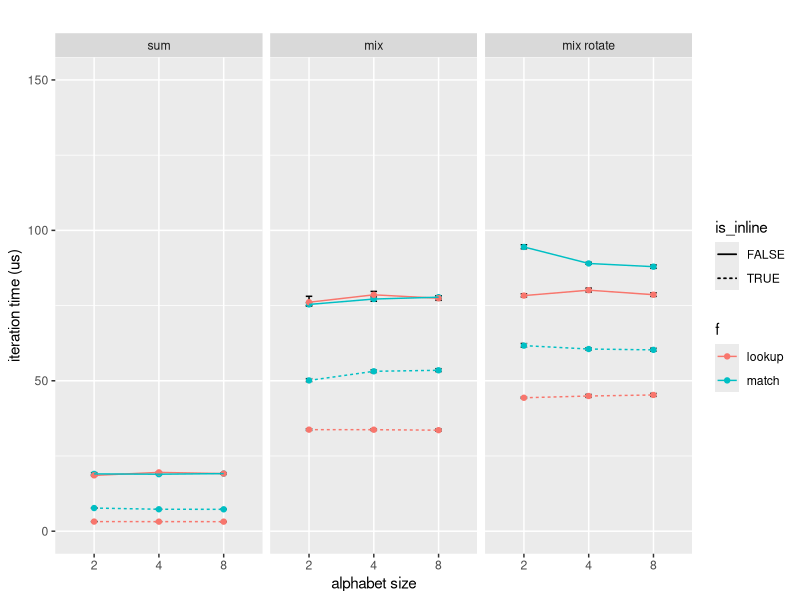

Reproduce this figure in R.
##install.packages("tidyverse")
library(tidyverse)

# I "imported" this data from the benchmark output via emacs.
d = tribble(
    ~task           , ~f      , ~is_inline , ~n , ~v_lower , ~v     , ~v_upper ,
    
    ## run 1: rustc 1.31.1 (b6c32da9b 2018-12-18)
    ## "sum"        ,"match"  ,FALSE       ,2   , 16.243   , 16.407 , 16.601   ,
    ## "mix"        ,"match"  ,FALSE       ,2   , 75.397   , 75.974 , 76.628   ,
    ## "mix rotate" ,"match"  ,FALSE       ,2   , 108.87   , 109.98 , 111.14   ,
    ## "sum"        ,"lookup" ,FALSE       ,2   , 18.349   , 18.498 , 18.673   ,
    ## "mix"        ,"lookup" ,FALSE       ,2   , 75.035   , 75.791 , 76.653   ,
    ## "mix rotate" ,"lookup" ,FALSE       ,2   , 98.692   , 99.878 , 101.23   ,
    ## "sum"        ,"match"  ,FALSE       ,4   , 18.380   , 18.598 , 18.840   ,
    ## "mix"        ,"match"  ,FALSE       ,4   , 80.316   , 81.651 , 83.101   ,
    ## "mix rotate" ,"match"  ,FALSE       ,4   , 98.826   , 99.735 , 100.68   ,
    ## "sum"        ,"lookup" ,FALSE       ,4   , 18.323   , 18.508 , 18.707   ,
    ## "mix"        ,"lookup" ,FALSE       ,4   , 75.346   , 76.264 , 77.369   ,
    ## "mix rotate" ,"lookup" ,FALSE       ,4   , 99.471   , 100.72 , 102.03   ,
    ## "sum"        ,"match"  ,FALSE       ,8   , 18.414   , 18.599 , 18.795   ,
    ## "mix"        ,"match"  ,FALSE       ,8   , 76.165   , 77.078 , 78.080   ,
    ## "mix rotate" ,"match"  ,FALSE       ,8   , 106.76   , 107.52 , 108.38   ,
    ## "sum"        ,"lookup" ,FALSE       ,8   , 18.306   , 18.444 , 18.598   ,
    ## "mix"        ,"lookup" ,FALSE       ,8   , 75.546   , 76.542 , 77.652   ,
    ## "mix rotate" ,"lookup" ,FALSE       ,8   , 98.814   , 100.01 , 101.33   ,
    ## "sum"        ,"lookup" ,TRUE        ,2   , 3.1640   , 3.1895 , 3.2181   ,
    ## "sum"        ,"match"  ,TRUE        ,2   , 7.8750   , 7.9657 , 8.0618   ,
    ## "mix"        ,"match"  ,TRUE        ,2   , 53.822   , 54.358 , 54.937   ,
    ## "mix rotate" ,"match"  ,TRUE        ,2   , 110.25   , 111.52 , 113.07   ,
    ## "mix"        ,"lookup" ,TRUE        ,2   , 33.931   , 34.277 , 34.664   ,
    ## "mix rotate" ,"lookup" ,TRUE        ,2   , 63.521   , 64.840 , 66.583   ,
    ## "sum"        ,"lookup" ,TRUE        ,4   , 3.1764   , 3.2077 , 3.2435   ,
    ## "sum"        ,"match"  ,TRUE        ,4   , 7.3389   , 7.4401 , 7.5533   ,
    ## "mix"        ,"match"  ,TRUE        ,4   , 53.561   , 54.181 , 54.845   ,
    ## "mix rotate" ,"match"  ,TRUE        ,4   , 109.82   , 110.65 , 111.55   ,
    ## "mix"        ,"lookup" ,TRUE        ,4   , 33.618   , 34.037 , 34.591   ,
    ## "mix rotate" ,"lookup" ,TRUE        ,4   , 62.356   , 62.961 , 63.720   ,
    ## "sum"        ,"lookup" ,TRUE        ,8   , 3.1986   , 3.2334 , 3.2713   ,
    ## "sum"        ,"match"  ,TRUE        ,8   , 7.3258   , 7.4137 , 7.5058   ,
    ## "mix"        ,"match"  ,TRUE        ,8   , 53.295   , 53.788 , 54.322   ,
    ## "mix rotate" ,"match"  ,TRUE        ,8   , 111.32   , 112.71 , 114.33   ,
    ## "mix"        ,"lookup" ,TRUE        ,8   , 34.309   , 34.774 , 35.293   ,
    ## "mix rotate" ,"lookup" ,TRUE        ,8   , 62.776   , 63.483 , 64.254


    ## run 2: rustc 1.31.1 (b6c32da9b 2018-12-18)
    ## "sum"        ,"match"  ,FALSE       ,2   , 16.838   , 17.176 , 17.645   ,
    ## "mix"        ,"match"  ,FALSE       ,2   , 76.486   , 77.285 , 78.171   ,
    ## "mix rotate" ,"match"  ,FALSE       ,2   , 107.44   , 108.26 , 109.16   ,
    ## "sum"        ,"lookup" ,FALSE       ,2   , 18.506   , 18.698 , 18.914   ,
    ## "mix"        ,"lookup" ,FALSE       ,2   , 75.272   , 76.152 , 77.116   ,
    ## "mix rotate" ,"lookup" ,FALSE       ,2   , 97.659   , 98.746 , 100.22   ,
    ## "sum"        ,"match"  ,FALSE       ,4   , 18.432   , 18.634 , 18.861   ,
    ## "mix"        ,"match"  ,FALSE       ,4   , 79.975   , 80.760 , 81.606   ,
    ## "mix rotate" ,"match"  ,FALSE       ,4   , 98.169   , 98.967 , 99.871   ,
    ## "sum"        ,"lookup" ,FALSE       ,4   , 18.418   , 18.620 , 18.845   ,
    ## "mix"        ,"lookup" ,FALSE       ,4   , 74.841   , 75.488 , 76.174   ,
    ## "mix rotate" ,"lookup" ,FALSE       ,4   , 98.227   , 99.096 , 100.04   ,
    ## "sum"        ,"match"  ,FALSE       ,8   , 18.263   , 18.440 , 18.643   ,
    ## "mix"        ,"match"  ,FALSE       ,8   , 76.639   , 77.555 , 78.506   ,
    ## "mix rotate" ,"match"  ,FALSE       ,8   , 108.88   , 110.12 , 111.61   ,
    ## "sum"        ,"lookup" ,FALSE       ,8   , 18.334   , 18.509 , 18.713   ,
    ## "mix"        ,"lookup" ,FALSE       ,8   , 75.162   , 76.131 , 77.244   ,
    ## "mix rotate" ,"lookup" ,FALSE       ,8   , 98.026   , 98.877 , 99.855   ,
    ## "sum"        ,"lookup" ,TRUE        ,2   , 3.2140   , 3.2583 , 3.3062   ,
    ## "sum"        ,"match"  ,TRUE        ,2   , 7.6972   , 7.7691 , 7.8516   ,
    ## "mix"        ,"match"  ,TRUE        ,2   , 53.860   , 54.492 , 55.163   ,
    ## "mix rotate" ,"match"  ,TRUE        ,2   , 109.72   , 110.61 , 111.64   ,
    ## "mix"        ,"lookup" ,TRUE        ,2   , 34.125   , 34.526 , 34.946   ,
    ## "mix rotate" ,"lookup" ,TRUE        ,2   , 62.949   , 63.788 , 64.699   ,
    ## "sum"        ,"lookup" ,TRUE        ,4   , 3.1895   , 3.2295 , 3.2727   ,
    ## "sum"        ,"match"  ,TRUE        ,4   , 7.3163   , 7.4409 , 7.5939   ,
    ## "mix"        ,"match"  ,TRUE        ,4   , 53.504   , 54.213 , 55.015   ,
    ## "mix rotate" ,"match"  ,TRUE        ,4   , 109.40   , 110.25 , 111.32   ,
    ## "mix"        ,"lookup" ,TRUE        ,4   , 33.718   , 34.036 , 34.417   ,
    ## "mix rotate" ,"lookup" ,TRUE        ,4   , 62.233   , 62.865 , 63.618   ,
    ## "sum"        ,"lookup" ,TRUE        ,8   , 3.1535   , 3.1948 , 3.2470   ,
    ## "sum"        ,"match"  ,TRUE        ,8   , 7.3378   , 7.4380 , 7.5457   ,
    ## "mix"        ,"match"  ,TRUE        ,8   , 53.302   , 53.781 , 54.288   ,
    ## "mix rotate" ,"match"  ,TRUE        ,8   , 110.92   , 112.15 , 113.58   ,
    ## "mix"        ,"lookup" ,TRUE        ,8   , 34.354   , 34.935 , 35.554   ,
    ## "mix rotate" ,"lookup" ,TRUE        ,8   , 62.320   , 62.873 , 63.494

    
    ## rust 1.31.1 with lazy static
    ## "sum"        ,"match"  ,FALSE       ,2   , 21.773   , 22.035 , 22.320   ,
    ## "mix"        ,"match"  ,FALSE       ,2   , 86.202   , 87.003 , 87.937   ,
    ## "mix rotate" ,"match"  ,FALSE       ,2   , 108.55   , 110.01 , 111.72   ,
    ## "sum"        ,"lookup" ,FALSE       ,2   , 24.956   , 25.268 , 25.608   ,
    ## "mix"        ,"lookup" ,FALSE       ,2   , 98.013   , 99.158 , 100.40   ,
    ## "mix rotate" ,"lookup" ,FALSE       ,2   , 129.23   , 130.52 , 131.89   ,
    ## "sum"        ,"match"  ,FALSE       ,4   , 21.703   , 21.974 , 22.283   ,
    ## "mix"        ,"match"  ,FALSE       ,4   , 84.750   , 85.554 , 86.498   ,
    ## "mix rotate" ,"match"  ,FALSE       ,4   , 98.127   , 99.360 , 100.80   ,
    ## "sum"        ,"lookup" ,FALSE       ,4   , 25.253   , 25.530 , 25.876   ,
    ## "mix"        ,"lookup" ,FALSE       ,4   , 98.497   , 99.804 , 101.71   ,
    ## "mix rotate" ,"lookup" ,FALSE       ,4   , 129.50   , 130.94 , 132.51   ,
    ## "sum"        ,"match"  ,FALSE       ,8   , 21.626   , 21.795 , 21.982   ,
    ## "mix"        ,"match"  ,FALSE       ,8   , 85.335   , 86.204 , 87.157   ,
    ## "mix rotate" ,"match"  ,FALSE       ,8   , 98.027   , 99.036 , 100.18   ,
    ## "sum"        ,"lookup" ,FALSE       ,8   , 24.912   , 25.150 , 25.429   ,
    ## "mix"        ,"lookup" ,FALSE       ,8   , 100.13   , 100.98 , 101.95   ,
    ## "mix rotate" ,"lookup" ,FALSE       ,8   , 130.01   , 131.49 , 133.16   ,
    ## "sum"        ,"lookup" ,TRUE        ,2   , 9.7051   , 9.7940 , 9.8973   ,
    ## "sum"        ,"match"  ,TRUE        ,2   , 7.7297   , 7.8152 , 7.9130   ,
    ## "mix"        ,"match"  ,TRUE        ,2   , 54.033   , 54.571 , 55.159   ,
    ## "mix rotate" ,"match"  ,TRUE        ,2   , 81.019   , 81.872 , 82.837   ,
    ## "mix"        ,"lookup" ,TRUE        ,2   , 51.956   , 52.560 , 53.197   ,
    ## "mix rotate" ,"lookup" ,TRUE        ,2   , 83.037   , 84.073 , 85.189   ,
    ## "sum"        ,"lookup" ,TRUE        ,4   , 9.7119   , 9.8232 , 9.9516   ,
    ## "sum"        ,"match"  ,TRUE        ,4   , 7.2319   , 7.2884 , 7.3522   ,
    ## "mix"        ,"match"  ,TRUE        ,4   , 52.445   , 53.061 , 53.699   ,
    ## "mix rotate" ,"match"  ,TRUE        ,4   , 110.25   , 111.29 , 112.48   ,
    ## "mix"        ,"lookup" ,TRUE        ,4   , 51.817   , 53.174 , 55.387   ,
    ## "mix rotate" ,"lookup" ,TRUE        ,4   , 82.418   , 83.423 , 84.609   ,
    ## "sum"        ,"lookup" ,TRUE        ,8   , 9.7536   , 9.8716 , 10.002   ,
    ## "sum"        ,"match"  ,TRUE        ,8   , 7.2558   , 7.3427 , 7.4351   ,
    ## "mix"        ,"match"  ,TRUE        ,8   , 53.102   , 53.529 , 54.012   ,
    ## "mix rotate" ,"match"  ,TRUE        ,8   , 110.21   , 111.21 , 112.31   ,
    ## "mix"        ,"lookup" ,TRUE        ,8   , 51.169   , 51.557 , 52.061   ,
    ## "mix rotate" ,"lookup" ,TRUE        ,8   , 83.533   , 84.661 , 85.870

    ## rust 1.32

    "sum"           ,"match"  ,FALSE       ,2   , 18.729   , 19.040 , 19.438   ,
    "mix"           ,"match"  ,FALSE       ,2   , 74.911   , 75.386 , 75.972   ,
    "mix rotate"    ,"match"  ,FALSE       ,2   , 93.888   , 94.478 , 95.210   ,
    "sum"           ,"lookup" ,FALSE       ,2   , 18.422   , 18.557 , 18.715   ,
    "mix"           ,"lookup" ,FALSE       ,2   , 74.923   , 76.111 , 78.081   ,
    "mix rotate"    ,"lookup" ,FALSE       ,2   , 77.879   , 78.317 , 78.901   ,
    "sum"           ,"match"  ,FALSE       ,4   , 18.787   , 18.936 , 19.105   ,
    "mix"           ,"match"  ,FALSE       ,4   , 76.442   , 77.170 , 78.096   ,
    "mix rotate"    ,"match"  ,FALSE       ,4   , 88.733   , 88.995 , 89.374   ,
    "sum"           ,"lookup" ,FALSE       ,4   , 19.431   , 19.540 , 19.655   ,
    "mix"           ,"lookup" ,FALSE       ,4   , 77.535   , 78.576 , 79.704   ,
    "mix rotate"    ,"lookup" ,FALSE       ,4   , 79.524   , 80.118 , 80.786   ,
    "sum"           ,"match"  ,FALSE       ,8   , 19.014   , 19.139 , 19.266   ,
    "mix"           ,"match"  ,FALSE       ,8   , 77.341   , 77.785 , 78.245   ,
    "mix rotate"    ,"match"  ,FALSE       ,8   , 87.381   , 87.928 , 88.497   ,
    "sum"           ,"lookup" ,FALSE       ,8   , 18.982   , 19.140 , 19.319   ,
    "mix"           ,"lookup" ,FALSE       ,8   , 76.734   , 77.435 , 78.220   ,
    "mix rotate"    ,"lookup" ,FALSE       ,8   , 78.042   , 78.610 , 79.252   ,
    "sum"           ,"lookup" ,TRUE        ,2   , 3.1452   , 3.1879 , 3.2442   ,
    "sum"           ,"match"  ,TRUE        ,2   , 7.6465   , 7.6850 , 7.7332   ,
    "mix"           ,"match"  ,TRUE        ,2   , 49.725   , 50.112 , 50.689   ,
    "mix rotate"    ,"match"  ,TRUE        ,2   , 61.161   , 61.683 , 62.388   ,
    "mix"           ,"lookup" ,TRUE        ,2   , 33.487   , 33.753 , 34.060   ,
    "mix rotate"    ,"lookup" ,TRUE        ,2   , 44.137   , 44.349 , 44.603   ,
    "sum"           ,"lookup" ,TRUE        ,4   , 3.1324   , 3.1706 , 3.2187   ,
    "sum"           ,"match"  ,TRUE        ,4   , 7.2215   , 7.2841 , 7.3569   ,
    "mix"           ,"match"  ,TRUE        ,4   , 52.723   , 53.148 , 53.624   ,
    "mix rotate"    ,"match"  ,TRUE        ,4   , 60.179   , 60.552 , 60.970   ,
    "mix"           ,"lookup" ,TRUE        ,4   , 33.464   , 33.731 , 34.045   ,
    "mix rotate"    ,"lookup" ,TRUE        ,4   , 44.483   , 44.932 , 45.465   ,
    "sum"           ,"lookup" ,TRUE        ,8   , 3.1439   , 3.1675 , 3.1958   ,
    "sum"           ,"match"  ,TRUE        ,8   , 7.2098   , 7.2652 , 7.3279   ,
    "mix"           ,"match"  ,TRUE        ,8   , 53.041   , 53.482 , 54.023   ,
    "mix rotate"    ,"match"  ,TRUE        ,8   , 59.832   , 60.274 , 60.830   ,
    "mix"           ,"lookup" ,TRUE        ,8   , 33.283   , 33.577 , 33.953   ,
    "mix rotate"    ,"lookup" ,TRUE        ,8   , 44.817   , 45.282 , 45.793   ,

    
) %>% mutate(task = factor(task, levels = c("sum", "mix", "mix rotate"))
           , f = factor(f)
           , n = factor(n))


ggplot(d, aes(n, v
              , group = interaction(task, is_inline, f)
              , color = f
              , linetype = is_inline
              )) +
    geom_errorbar(aes(ymin=v_lower, ymax=v_upper), colour="black", width=.1) +

    geom_point() +
    geom_line() +
    ylim(0, 150) +
    
    facet_grid(. ~ task, scales = "free_y") +
    labs(title = ""
       , x = "alphabet size"
       , y = "iteration time (us)")


#ggsave("plot.png")
